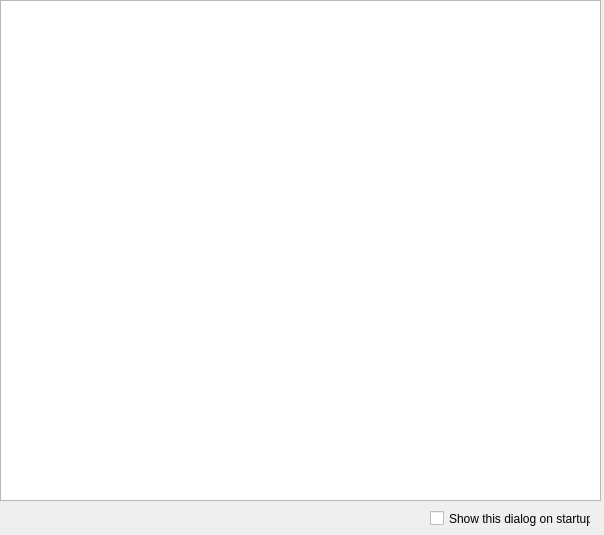
<?xml version="1.0" encoding="UTF-8"?>
<ui version="4.0">
 <class>Dialog</class>
 <widget class="QDialog" name="Dialog">
  <property name="geometry">
   <rect>
    <x>0</x>
    <y>0</y>
    <width>604</width>
    <height>535</height>
   </rect>
  </property>
  <property name="windowTitle">
   <string>Dialog</string>
  </property>
  <widget class="QTextBrowser" name="textBrowser">
   <property name="geometry">
    <rect>
     <x>0</x>
     <y>0</y>
     <width>601</width>
     <height>501</height>
    </rect>
   </property>
  </widget>
  <widget class="QCheckBox" name="checkBox">
   <property name="geometry">
    <rect>
     <x>430</x>
     <y>510</y>
     <width>161</width>
     <height>17</height>
    </rect>
   </property>
   <property name="text">
    <string>Show this dialog on startup</string>
   </property>
  </widget>
 </widget>
 <resources/>
 <connections/>
</ui>
